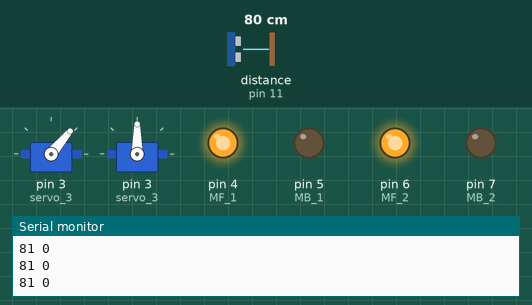
Bench run of a sketch on a simulated Arduino Uno, built with avr-gcc and run on an emulated ATmega328P. Parts: 2 × servo, output pins drawn as LEDs (lit = HIGH), the last lines printed to the serial monitor. The inputs (shaded band) are chosen by the test bench; at power-on: distance to the obstacle (sensor on pin 11) 80 cm. The echo pulse lasts 58.3 µs per cm.

Above: at 15.2 s.
15.3 s: distance to the obstacle (sensor on pin 11) set to 2 cm
At 16.4 s:
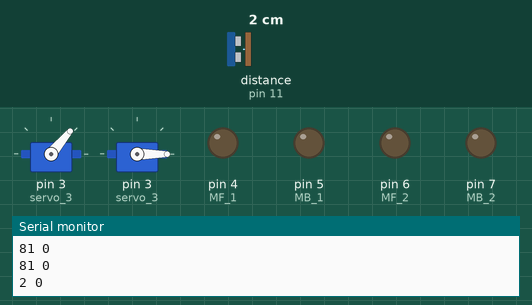
18.3 s: distance to the obstacle (sensor on pin 11) set to 120 cm
At 20.0 s:
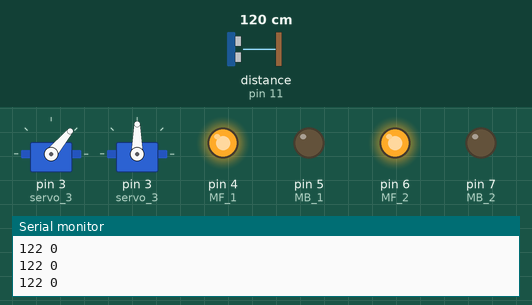
20.3 s: distance to the obstacle (sensor on pin 11) set to 4 cm
At 22.1 s:
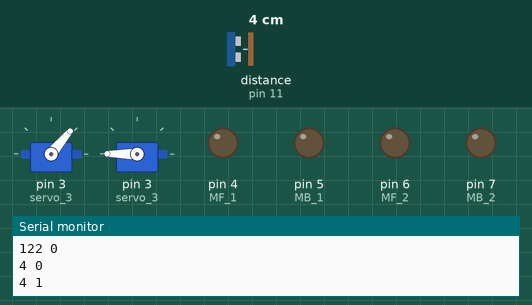
Timing chart, 0 to 29.3 s (numbered marks = the images above; inputs shaded):
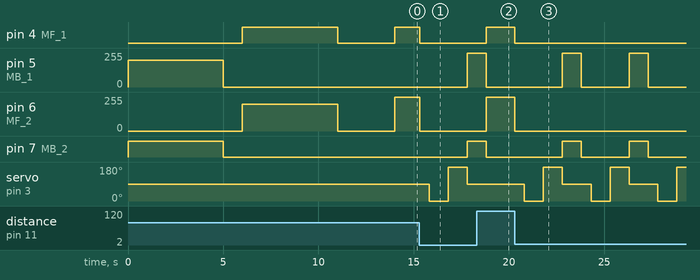

The sketch:

v2.ino
```cpp
// (licence header left out)
///////////////////////////////////
//            PART 1             //
///////////////////////////////////


#include <Servo.h>
#include <Arduino.h>
#include <Wire.h>
#include <SoftwareSerial.h>

float Status = 0;
float Loop = 0;

Servo servo_3;

void _delay(float seconds) {
  long endTime = millis() + seconds * 1000;
  while(millis() < endTime) _loop();
}

void _loop() {
}


///////////////////////////////////
//            PART 2             //
///////////////////////////////////

#include <NewPing.h>
#include <Servo.h>
#define TRIGGER_PIN  12  // ขา Trig Ultra
#define ECHO_PIN     11  // ขา Echo Ultra
#define MAX_DISTANCE 200 // ระยะการมองเห็น Ultra
NewPing sonar(TRIGGER_PIN, ECHO_PIN, MAX_DISTANCE);
Servo myservo;
#define MF_1 4 // ขาควบคุม มอเตอร์
#define MB_1 5
#define MF_2 6
#define MB_2 7
int state = 0;
int maxSensor = 20; // ตั้งระยะการมองเห็นหุ่นยนต์ 20cm
void setup() {
  pinMode(7,OUTPUT);
  pinMode(5,OUTPUT);
  pinMode(6,OUTPUT);
  pinMode(4,OUTPUT);
  servo_3.attach(3);
  // Back Wheels
  analogWrite(7,200);
  analogWrite(5,200);
  _delay(5);
  analogWrite(7,0);
  analogWrite(5,0);
  _delay(1);
  // Front Wheels
  analogWrite(6,200);
  analogWrite(4,200);
  _delay(5);
  analogWrite(6,0);
  analogWrite(4,0);
  _delay(1);
  // Spin
  servo_3.write(90);
  _delay(1);
  servo_3.write(50);
  _delay(1);
  _loop();

  Serial.begin(9600);
  myservo.attach(3);
  pinMode(MF_1, OUTPUT); pinMode(MB_1, OUTPUT); pinMode(MF_2, OUTPUT); pinMode(MB_2, OUTPUT);
  myservo.write(90);// Servo หมุน 90 องศา
}
void front() // เดินหน้า
{
  digitalWrite(MF_1, 1);
  digitalWrite(MB_1, 0);
  digitalWrite(MF_2, 1);
  digitalWrite(MB_2, 0);
}
void back() //ถอยหลัง
{
  digitalWrite(MF_1, 0);
  digitalWrite(MB_1, 1);
  digitalWrite(MF_2, 0);
  digitalWrite(MB_2, 1);
}
void left() //เลี้ยวซ้าย
{
  digitalWrite(MF_1, 1);
  digitalWrite(MB_1, 0);
  digitalWrite(MF_2, 0);
  digitalWrite(MB_2, 1);
}
void right() // เลี้ยวขวา
{
  digitalWrite(MF_1, 0);
  digitalWrite(MB_1, 1);
  digitalWrite(MF_2, 1);
  digitalWrite(MB_2, 0);
}
void stop() // หยุด
{
  digitalWrite(MF_1, 0);
  digitalWrite(MB_1, 0);
  digitalWrite(MF_2, 0);
  digitalWrite(MB_2, 0);
}

void loop() {
  int Sonar = sonar.ping_cm();
  if (Sonar == 0) {
    Sonar = 1;
  }
  Serial.print(Sonar);
  Serial.print(" ");
  Serial.println(state);
  if (state == 0) {
    if (Sonar > maxSensor) { //20
      front();
    }
    else if (Sonar <= maxSensor) {
      stop();
      delay(500);
      myservo.write(0);
      delay(1000);
      state = 1;
    }
  }
  else if (state == 1) {
    if (Sonar >= maxSensor) {
      state = 2;
    }
    else {
      myservo.write(180);
      delay(1000);
      state = 3;
    }
  }
  else if (state == 2) {
    if (Sonar >= maxSensor) {
      back();
      delay(200);
      right();
      delay(200);
      myservo.write(90);
      state = 0;
    }
  }
  else if (state == 3) {
    if (Sonar >= maxSensor) {
      back();
      delay(200);
      left();
      delay(200);
      myservo.write(90);
      state = 0;
    } else {
      myservo.write(90);
      back();
      delay(1000);
      state = 0;
    }
  }
}
```

Measured:
- after the input at 15.3 s, pin 4 (MF_1): HIGH → LOW at once; pin 5 (MB_1): 0/255 → 255/255 after 2.5 s; pin 6 (MF_2): 255/255 → 0/255 at once; pin 7 (MB_2): LOW → HIGH after 2.5 s; servo on pin 3 (servo_3): 90° → 0° after 0.51 s, → 180° 1.0 s later, → 90° 1.0 s later
- after the input at 18.3 s, pin 4 (MF_1): LOW → HIGH after 0.52 s; pin 6 (MF_2): 0/255 → 255/255 after 0.52 s; servo on pin 3 (servo_3): stays 90° (without the input it goes to 0° after 1.0 s)
- after the input at 20.3 s, pin 4 (MF_1): HIGH → LOW at once; pin 5 (MB_1): alternates 255/255 for 1.0 s and 0/255 for 2.5 s, starting after 2.5 s
